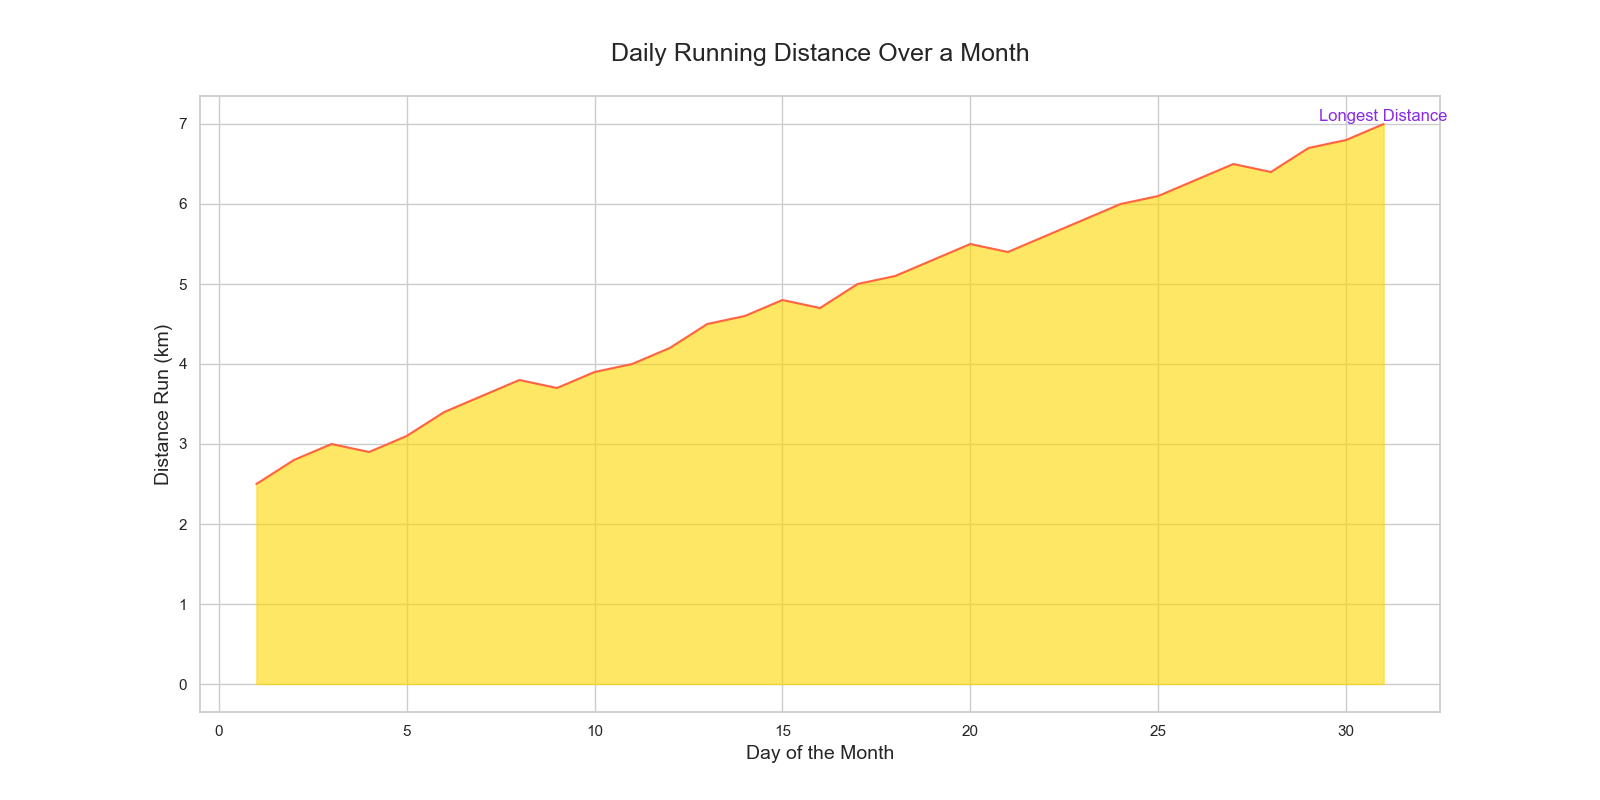

This figure's Python source:

import seaborn as sns
import pandas as pd
import matplotlib.pyplot as plt

data = {
    'Day': [1, 2, 3, 4, 5, 6, 7, 8, 9, 10, 11, 12, 13, 14, 15, 16, 17, 18, 19, 20, 21, 22, 23, 24, 25, 26, 27, 28, 29, 30, 31],
    'DistanceRun': [2.5, 2.8, 3.0, 2.9, 3.1, 3.4, 3.6, 3.8, 3.7, 3.9, 4.0, 4.2, 4.5, 4.6, 4.8, 4.7, 5.0, 5.1, 5.3, 5.5, 5.4, 5.6, 5.8, 6.0, 6.1, 6.3, 6.5, 6.4, 6.7, 6.8, 7.0]
}

df = pd.DataFrame(data)

plt.figure(figsize=(16, 8))
area_chart = sns.lineplot(data=df, x='Day', y='DistanceRun', color='#FF6347')
area_chart.fill_between(df['Day'], df['DistanceRun'], color='#FFD700', alpha=0.6)

max_distance = df['DistanceRun'].max()
max_day = df['DistanceRun'].idxmax() + 1
plt.text(max_day, max_distance, 'Longest Distance', horizontalalignment='center', verticalalignment='bottom', color='#8A2BE2')

plt.title("Daily Running Distance Over a Month", fontsize=18, pad=25)
plt.xlabel("Day of the Month", fontsize=14)
plt.ylabel("Distance Run (km)", fontsize=14)

plt.show()
